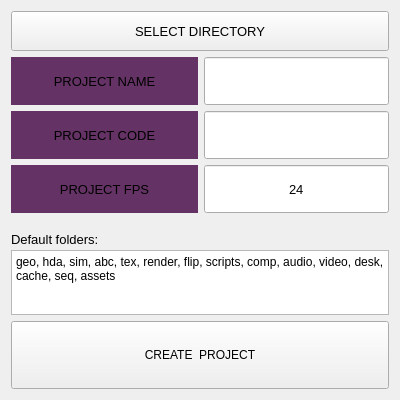
<?xml version="1.0" encoding="UTF-8"?>
<ui version="4.0">
 <class>Form</class>
 <widget class="QWidget" name="Form">
  <property name="geometry">
   <rect>
    <x>0</x>
    <y>0</y>
    <width>400</width>
    <height>400</height>
   </rect>
  </property>
  <property name="minimumSize">
   <size>
    <width>400</width>
    <height>400</height>
   </size>
  </property>
  <property name="maximumSize">
   <size>
    <width>400</width>
    <height>400</height>
   </size>
  </property>
  <property name="windowTitle">
   <string>Form</string>
  </property>
  <layout class="QVBoxLayout" name="verticalLayout">
   <item>
    <widget class="QPushButton" name="bt_directory">
     <property name="sizePolicy">
      <sizepolicy hsizetype="Minimum" vsizetype="Preferred">
       <horstretch>0</horstretch>
       <verstretch>0</verstretch>
      </sizepolicy>
     </property>
     <property name="minimumSize">
      <size>
       <width>0</width>
       <height>15</height>
      </size>
     </property>
     <property name="maximumSize">
      <size>
       <width>16777215</width>
       <height>40</height>
      </size>
     </property>
     <property name="font">
      <font>
       <pointsize>10</pointsize>
      </font>
     </property>
     <property name="text">
      <string>SELECT DIRECTORY</string>
     </property>
    </widget>
   </item>
   <item>
    <layout class="QGridLayout" name="gridLayout">
     <item row="4" column="0">
      <widget class="QLabel" name="lb_folders">
       <property name="minimumSize">
        <size>
         <width>0</width>
         <height>20</height>
        </size>
       </property>
       <property name="maximumSize">
        <size>
         <width>16777215</width>
         <height>10</height>
        </size>
       </property>
       <property name="font">
        <font>
         <pointsize>10</pointsize>
        </font>
       </property>
       <property name="text">
        <string>Default folders:</string>
       </property>
       <property name="alignment">
        <set>Qt::AlignLeading|Qt::AlignLeft|Qt::AlignVCenter</set>
       </property>
      </widget>
     </item>
     <item row="2" column="0">
      <widget class="QLabel" name="lb_fps">
       <property name="minimumSize">
        <size>
         <width>187</width>
         <height>48</height>
        </size>
       </property>
       <property name="font">
        <font>
         <pointsize>10</pointsize>
        </font>
       </property>
       <property name="styleSheet">
        <string notr="true">QLabel
{
background-color: rgb(100, 50, 100);
}</string>
       </property>
       <property name="text">
        <string>PROJECT FPS</string>
       </property>
       <property name="alignment">
        <set>Qt::AlignCenter</set>
       </property>
      </widget>
     </item>
     <item row="2" column="1">
      <widget class="QLineEdit" name="le_fps">
       <property name="minimumSize">
        <size>
         <width>0</width>
         <height>48</height>
        </size>
       </property>
       <property name="font">
        <font>
         <pointsize>10</pointsize>
        </font>
       </property>
       <property name="text">
        <string>24</string>
       </property>
       <property name="alignment">
        <set>Qt::AlignCenter</set>
       </property>
      </widget>
     </item>
     <item row="3" column="0">
      <spacer name="verticalSpacer">
       <property name="orientation">
        <enum>Qt::Vertical</enum>
       </property>
       <property name="sizeType">
        <enum>QSizePolicy::Fixed</enum>
       </property>
       <property name="sizeHint" stdset="0">
        <size>
         <width>5</width>
         <height>5</height>
        </size>
       </property>
      </spacer>
     </item>
     <item row="1" column="1">
      <widget class="QLineEdit" name="le_proj">
       <property name="minimumSize">
        <size>
         <width>0</width>
         <height>48</height>
        </size>
       </property>
       <property name="font">
        <font>
         <pointsize>10</pointsize>
        </font>
       </property>
       <property name="alignment">
        <set>Qt::AlignCenter</set>
       </property>
      </widget>
     </item>
     <item row="1" column="0">
      <widget class="QLabel" name="lb_code">
       <property name="sizePolicy">
        <sizepolicy hsizetype="Fixed" vsizetype="Fixed">
         <horstretch>0</horstretch>
         <verstretch>0</verstretch>
        </sizepolicy>
       </property>
       <property name="minimumSize">
        <size>
         <width>187</width>
         <height>48</height>
        </size>
       </property>
       <property name="font">
        <font>
         <pointsize>10</pointsize>
        </font>
       </property>
       <property name="styleSheet">
        <string notr="true">QLabel
{
background-color: rgb(100, 50, 100);
}</string>
       </property>
       <property name="text">
        <string>PROJECT CODE</string>
       </property>
       <property name="alignment">
        <set>Qt::AlignCenter</set>
       </property>
      </widget>
     </item>
     <item row="0" column="0">
      <widget class="QLabel" name="lb_name">
       <property name="minimumSize">
        <size>
         <width>0</width>
         <height>48</height>
        </size>
       </property>
       <property name="font">
        <font>
         <pointsize>10</pointsize>
        </font>
       </property>
       <property name="styleSheet">
        <string notr="true">QLabel
{
background-color: rgb(100, 50, 100);
}</string>
       </property>
       <property name="text">
        <string>PROJECT NAME</string>
       </property>
       <property name="alignment">
        <set>Qt::AlignCenter</set>
       </property>
      </widget>
     </item>
     <item row="0" column="1">
      <widget class="QLineEdit" name="le_proj_name">
       <property name="minimumSize">
        <size>
         <width>0</width>
         <height>48</height>
        </size>
       </property>
       <property name="font">
        <font>
         <pointsize>10</pointsize>
        </font>
       </property>
       <property name="alignment">
        <set>Qt::AlignCenter</set>
       </property>
      </widget>
     </item>
    </layout>
   </item>
   <item>
    <widget class="QPlainTextEdit" name="qpt_folders">
     <property name="maximumSize">
      <size>
       <width>16777215</width>
       <height>65</height>
      </size>
     </property>
     <property name="plainText">
      <string>geo, hda, sim, abc, tex, render, flip, scripts, comp, audio, video, desk, cache, seq, assets</string>
     </property>
    </widget>
   </item>
   <item>
    <widget class="QPushButton" name="bt_create_project">
     <property name="sizePolicy">
      <sizepolicy hsizetype="Minimum" vsizetype="Preferred">
       <horstretch>0</horstretch>
       <verstretch>0</verstretch>
      </sizepolicy>
     </property>
     <property name="minimumSize">
      <size>
       <width>0</width>
       <height>10</height>
      </size>
     </property>
     <property name="maximumSize">
      <size>
       <width>16777215</width>
       <height>80</height>
      </size>
     </property>
     <property name="text">
      <string>CREATE  PROJECT</string>
     </property>
    </widget>
   </item>
  </layout>
 </widget>
 <resources/>
 <connections/>
</ui>
